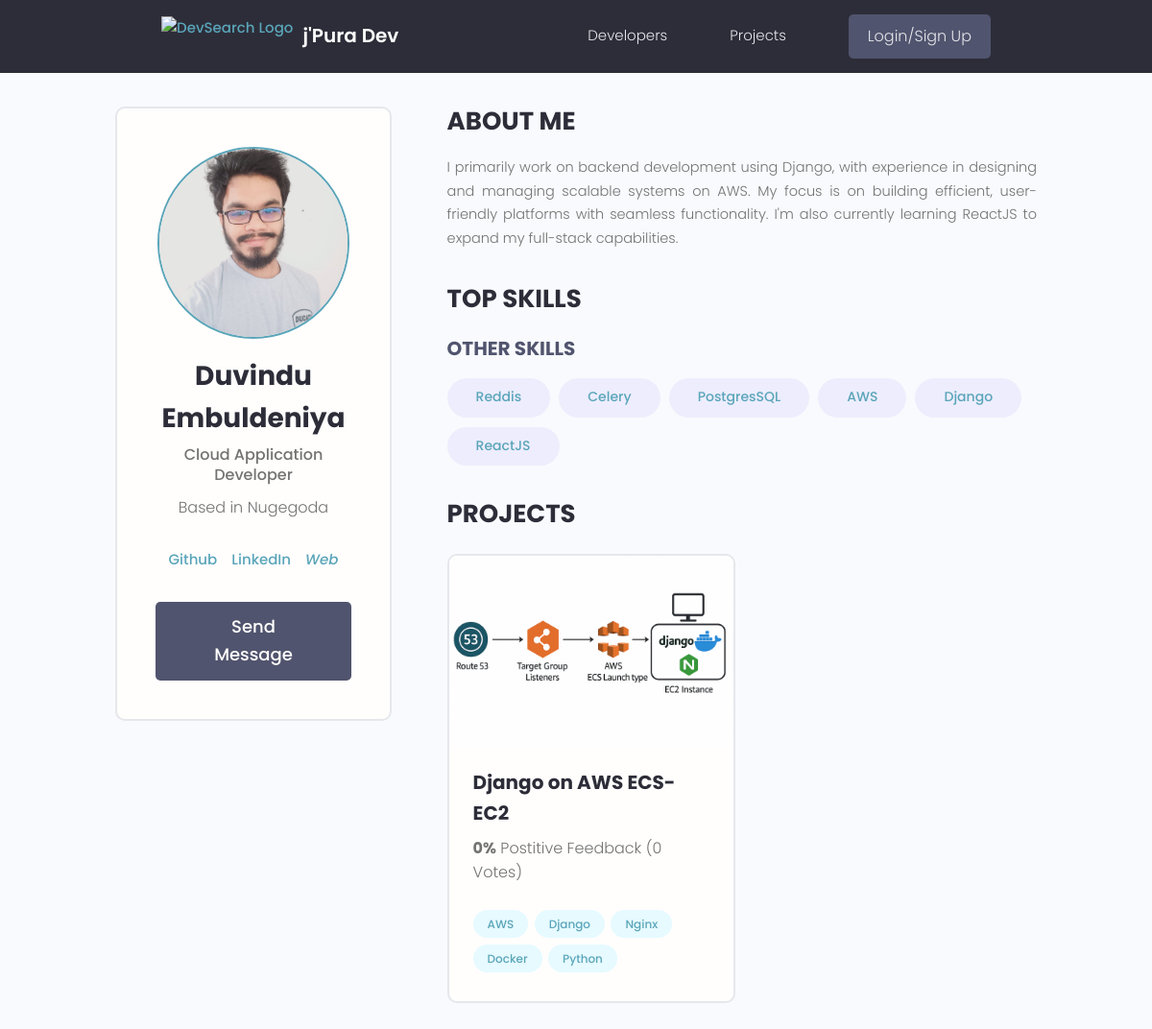
The page /profile/duvindu/ on the database its author committed.
### home/models.py (models this page shows, shortened)
class Profile(models.Model):
    user = models.OneToOneField(User, on_delete=models.CASCADE)
    name = models.CharField(max_length=30, null=True)
    short_intro = models.CharField(max_length=30, null=True)
    bio = models.TextField(null=True)
    location = models.CharField(max_length=200, null=True)
    image = models.ImageField(upload_to='uploaded_profile_model/', blank=True, null=True)
    github_url = models.CharField(max_length=200, blank=True, null=True)
    linkedin_url = models.CharField(max_length=200, blank=True, null=True)
    web_url = models.CharField(max_length=200, blank=True, null=True)
    created = models.DateTimeField(auto_now_add=True)

class Skill(models.Model):
    owner = models.ForeignKey(User, on_delete=models.CASCADE)
    name = models.CharField(max_length=16)
    description = models.TextField(blank=True, null=True)
    created = models.DateTimeField(auto_now_add=True)

class Project(models.Model):
    owner = models.ForeignKey(User, on_delete=models.CASCADE)
    title = models.CharField(max_length=30)
    description = models.TextField()
    source_link = models.CharField(max_length=200, blank=True, null=True)
    image = models.ImageField(upload_to='uploaded_project_model/', blank=True, null=True)
    vote_total = models.IntegerField(default=0)
    vote_ratio = models.IntegerField(default=0)
    created = models.DateTimeField(auto_now_add=True)
    class Meta:
        ordering = ['-created']

class Tag(models.Model):
    name = models.CharField(max_length=16)
    project = models.ForeignKey(Project, on_delete=models.CASCADE)
    created = models.DateField(auto_now_add=True)

### home/views.py (the view)
# urls.py: path('profile/<str:username>/', profile, name = 'profile'),
def profile(request,username):
    current_user = User.objects.get(username = username)
    projects = current_user.project_set.all()
    top_skills = current_user.skill_set.exclude(description__exact = '')
    mini_skills = current_user.skill_set.filter(description__exact = '')
    context = {'current_user':current_user, 'projects':projects, 'top_skills':top_skills, 'mini_skills':mini_skills}
    return render(request, 'home/profile.html', context)

### home/templates/home/profile.html (shortened to what this page needs)
{% extends 'base.html' %}
{% load static %}
{% block content %}
  <main class="profile my-md">
    <div class="container">
      <div class="layout">
        <div class="column column--1of3">
          <div class="card text-center">
            <div class="card__body dev">
            {% if current_user.profile.image %}
              <img class="avatar avatar--xl" src="{{current_user.profile.image.url}}" />
            {% else %}
              <img class="avatar avatar--xl" src="{% static 'static_profile_model/default.jpg' %}" />
            {% endif %}
              <h2 class="dev__name">{{current_user.profile.name}}</h2>
              <p class="dev__title">{{current_user.profile.short_intro}}</p>
              <p class="dev__location">Based in {{current_user.profile.location}}</p>
              <ul class="dev__social">
                {% if current_user.profile.github_url %}
                  <li>
                    <a title="Github" href="{{current_user.profile.github_url}}" target="_blank">Github</a>
                  </li>
                {% endif %}
                {% if current_user.profile.linkedin_url %}
                  <li>
                    <a title="LinkedIn" href="{{current_user.profile.linkedin_url}}" target="_blank">LinkedIn</a>
                  </li>
                {% endif %}
                {% if current_user.profile.web_url %}
                  <li>
                    <a title="Personal Website" href="{{current_user.profile.web_url}}" target="_blank"><i class="im im-globe">Web</i></a>
                  </li>
                {% endif %}
              </ul>
              {% if request.user != current_user %}
                <a href="{% url 'message-create' current_user.username %}" class="btn btn--sub btn--lg">Send Message </a>
            {% endif %}
            </div>
          </div>
        </div>
        <div class="column column--2of3">
          <div class="devInfo">
            <h3 class="devInfo__title">About Me</h3>
            <p class="devInfo__about">
                {{current_user.profile.bio}}
            </p>
          </div>
          <div class="devInfo">
            <h3 class="devInfo__title">Top Skills</h3>
            <div class="devInfo__skills">
              <h3 class="devInfo__subtitle">Other Skills</h3>
              <div class="devInfo__otherSkills">
                {% for skill in mini_skills %}
                    <span class="tag tag--pill tag--sub tag--lg">
                      <small>
                        <a href="{% url 'profile' skill.owner.username %}">
                          {{skill.name}}
                        </a>
                      </small>
                    </span>
                {% endfor %}
              </div>
            </div>
          </div>
          <div class="devInfo">
            <h3 class="devInfo__title">Projects</h3>
            <div class="grid grid--two">
            {% for project in projects %}
              <div class="column">
                <div class="card project">
                  <a href="{% url 'project' project.id %}" class="project">
                    {% if project.image %}
                        <div style="width: 100%; height: 200px; overflow: hidden; position: relative;">
                        <img style="width: 100%; height: auto; object-fit: contain; "
                        class="project__thumbnail" src="{{project.image.url}}" alt="project thumbnail" />
                        </div>
                    {% else %}
                        <div style="width: 100%; height: 200px; overflow: hidden; position: relative;">
                        <img style="width: 100%; height: auto; object-fit: contain; "
                        class="project__thumbnail" src="{% static 'static_project_model/default.jpg' %}" alt="project thumbnail" />
                        </div>
                    {% endif %}
                    <div class="card__body">
                      <h3 class="project__title">{{project.title}}</h3>
                      <p class="project--rating">
                        <span style="font-weight: bold;">{{project.vote_ratio}}%</span> Postitive
                        Feedback ({{project.vote_total}} Vote{{project.vote_total|pluralize:'s'}})
                      </p>
                      <div class="project__tags">
                        {% for tag in project.tag_set.all %}
                            <span class="tag tag--pill tag--main">
                            <small>{{tag.name}}</small>
                            </span>
                        {% endfor %}
                      </div>
                    </div>
                  </a>
                </div>
              </div>
            {% endfor %}
            </div>
          </div>
        </div>
      </div>
    </div>
  </main>
{% endblock content %}

### static/styles/app.css (style rules this page uses)
:root { --color-sub: #2d2d39; }
.btn--sub { background-color: var(--color-sub-light); }
.card { border: 2px solid var(--color-light); }
img { width: 100%; }
.profile .card > .dev { padding: 4rem; }
.dev__name { color: var(--color-sub); font-size: 2.8rem; font-weight: 700; margin-top: 1rem; margin-bottom: 0.5rem; }
.dev__title { font-size: 1.6rem; font-weight: 500; line-height: 1.3; }
.dev__location { margin-top: 1rem; }
.dev__social { margin: 3rem 0; list-style: none; display: flex; justify-content: center; gap: 1.5rem; }
.devInfo { margin-bottom: 3rem; }
.devInfo__title, .devInfo__subtitle { font-size: 2.6rem; color: var(--color-sub); text-transform: uppercase; font-weight: 700; margin-bottom: 1.5rem; }
.devInfo__subtitle { font-size: 2rem; color: var(--color-sub-light); }
.devInfo__about, .devSkill__info { font-size: 1.45rem; line-height: 1.7; text-align: justify; }
.project--rating { margin-bottom: 1.6em; margin-top: .5em; }
.project__thumbnail { height: 25rem; object-fit: cover; object-position: top center; }
.project__title { font-size: 2rem; font-weight: 700; color: var(--color-sub); }

### static/uikit/styles/modules/_variables.css (style rules this page uses)
:root { --color-main: #5aa5b9; --color-main-light: #e6faff; --color-sub: #3f4156; --color-sub-light: #51546e; --color-sub-lighter: #ededfd; --color-text: #737373; --color-gray: #8b8b8b; --color-light: #e5e7eb; --color-light-gray: #767676; --color-bg: #f8fafd; --color-white: #fffefd; --color-white-light: #f3f3f3; --color-success: #359e64; --color-success-bg: #def8e8; --color-error: #fc4b0b; --color-error-bg: #fff2ee; --font-base: 'Poppins', arial, helvetica, 'Segoe UI', roboto, ubuntu, sans-serif; --font-monospace: 'Fira Code', 'Courier New', courier, monospace; --font-regular: 300; --font-medium: 500; --font-bold: 700; --generic-shadow: 1px 1px 5px #00000010; --generic-transition: all 0.3s ease-in-out; }

### static/uikit/styles/modules/_base.css (style rules this page uses)
* { margin: 0; padding: 0; box-sizing: border-box; text-rendering: optimizeLegibility; color: inherit; font-size: inherit; }
html { font-size: 50%; }
@media only screen and (min-width: 480px) { html { font-size: 56.25%; } }
@media only screen and (min-width: 1200px) { html { font-size: 62.5%; } }
body { line-height: 1.6; font-weight: 400; font-size: 1.5rem; color: var(--color-text); background-color: var(--color-bg); min-height: 100vh; }

### static/uikit/styles/modules/_typography.css (style rules this page uses)
* { font-family: var(--font-base); }
h2 { font-size: 3.6rem; font-weight: var(--font-bold); }
h3 { font-size: 3.2rem; font-weight: var(--font-medium); }
p, span, strong { font-size: 1.6rem; color: var(--color-text); font-weight: var(--font-regular); }
a { padding-bottom: 2px; text-decoration: none; display: inline-block; color: var(--color-main); font-weight: var(--font-medium); }

### static/uikit/styles/modules/_utilities.css (style rules this page uses)
.container { width: 92%; max-width: 165rem; margin: 0 auto; box-sizing: border-box; }
@media screen and (min-width: 1000px) { .container { width: 90%; } }
@media screen and (min-width: 1200px) { .container { width: 80%; } }
.text-center { text-align: center; }
.my-md { margin: 3rem auto; }

### static/uikit/styles/modules/_avatar.css (style rules this page uses)
.avatar { border-radius: 50%; border: 2px solid var(--color-main); object-fit: cover; }
.avatar--xl { height: 20rem; width: 20rem; }

### static/uikit/styles/modules/_button.css (style rules this page uses)
.btn { display: inline-block; position: relative; cursor: pointer; background-color: var(--color-light); font-weight: var(--font-medium); color: var(--color-sub); text-decoration: none; padding: 1rem 2rem; border-radius: 0.5rem; border: none; width: -webkit-fit-content; width: -moz-fit-content; width: fit-content; height: -webkit-fit-content; height: -moz-fit-content; height: fit-content; font-size: 1.6rem; outline-width: 0; outline-color: transparent; -webkit-backface-visibility: hidden; backface-visibility: hidden; transition: all 0.3s ease-in-out; }
.btn--sub { background-color: var(--color-sub); color: var(--color-white); }
.btn--lg { font-size: 1.8rem; padding: 1.2rem 4.5rem; }

### static/uikit/styles/modules/_card.css (style rules this page uses)
.card { border-radius: 1rem; background-color: var(--color-white); border: 1.5px solid var(--color-light); width: auto; height: auto; margin-top: 0.5rem; margin-bottom: 0.5rem; overflow: hidden; }
.card__body, .card__header { padding: 2rem 2.5rem; }

### static/uikit/styles/modules/_grid.css (style rules this page uses)
.grid { display: flex; flex-wrap: wrap; justify-content: flex-start; align-items: stretch; }
.grid > .column { min-width: 28rem; margin-bottom: 2.5rem; }
.grid--two > .column { flex-basis: 100%; }
@media screen and (min-width: 800px) { .grid--two { margin-right: -2%; } }
@media screen and (min-width: 800px) { .grid--two > .column { margin-right: 2%; } }
@media screen and (min-width: 800px) { .grid--two > .column { flex-basis: 48%; } }

### rows shown on the page
Skill: name "Reddis"
Skill: name "Celery"
Skill: name "PostgresSQL"
Skill: name "AWS"
Skill: name "Django"
Skill: name "ReactJS"
Project: image (picture), title "Django on AWS ECS-EC2", vote_ratio "0", vote_total "0"
Tag: name "AWS"
Tag: name "Django"
Tag: name "Nginx"
Tag: name "Docker"
Tag: name "Python"

### other values the page prints
{{ current_user.profile.name }} "Duvindu Embuldeniya"
{{ current_user.profile.short_intro }} "Cloud Application Developer"
{{ current_user.profile.location }} "Nugegoda"
